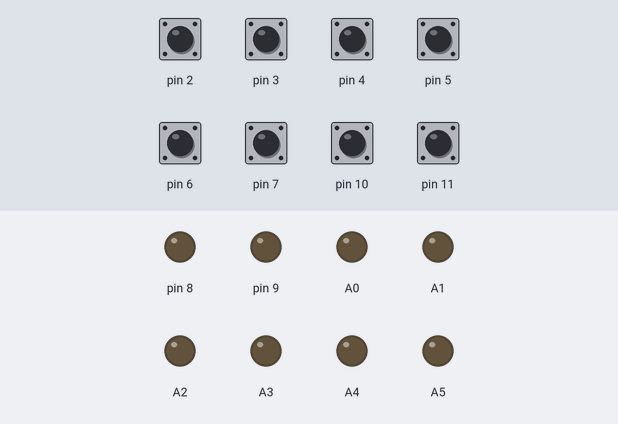
Simulated run of this sketch. Board: Arduino Uno, built with avr-gcc and run on an emulated ATmega328P. Shown: output pins drawn as LEDs (lit = HIGH). The inputs (shaded band) are chosen by the test bench; at power-on: pin 2–7, pin 10, pin 11 HIGH.

Above: at 1.2 s.
1.3 s: pin 2 pulled LOW for 0.15 s
At 1.37 s:
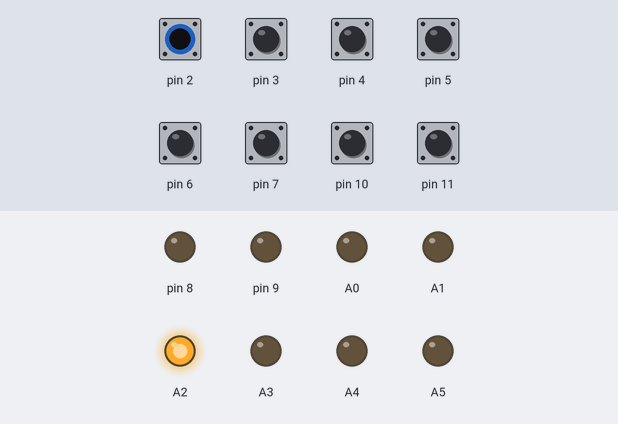
2.9 s: pin 3 pulled LOW for 0.15 s
At 2.97 s:
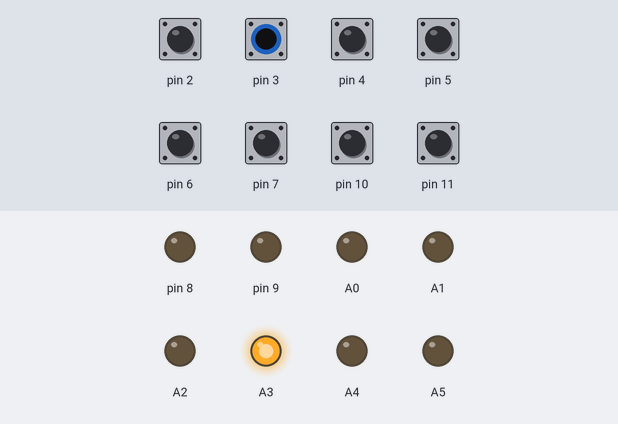
4.5 s: pin 4 pulled LOW for 0.15 s
At 4.57 s:
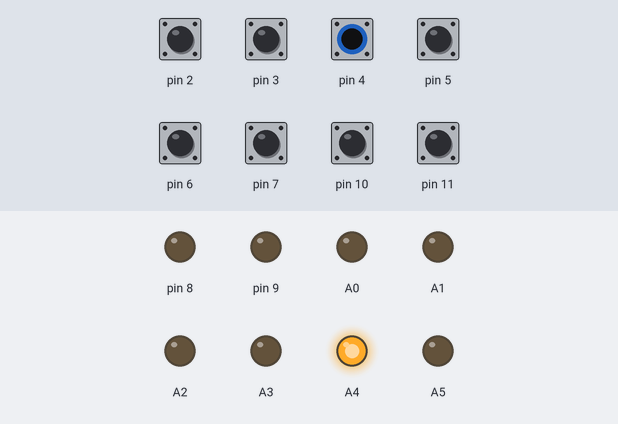
6.1 s: pin 5 pulled LOW for 0.15 s
At 6.17 s:
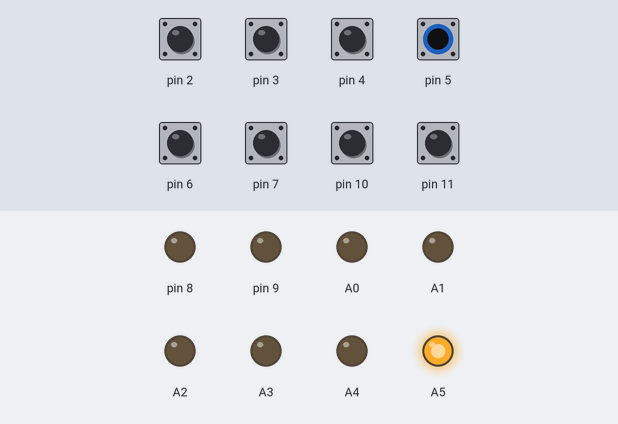
7.7 s: pin 6 pulled LOW for 0.15 s
At 7.77 s:
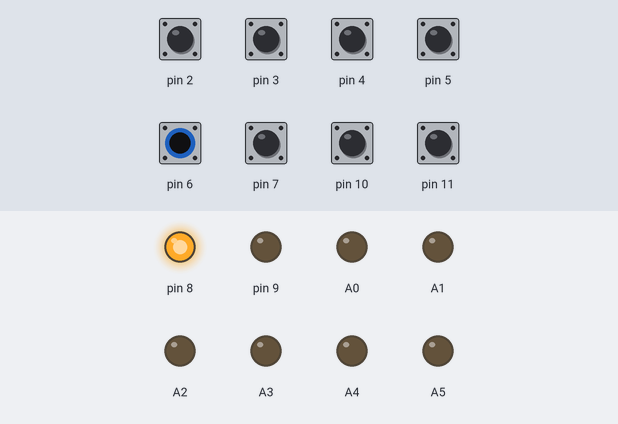
9.3 s: pin 7 pulled LOW for 0.15 s
At 9.37 s:
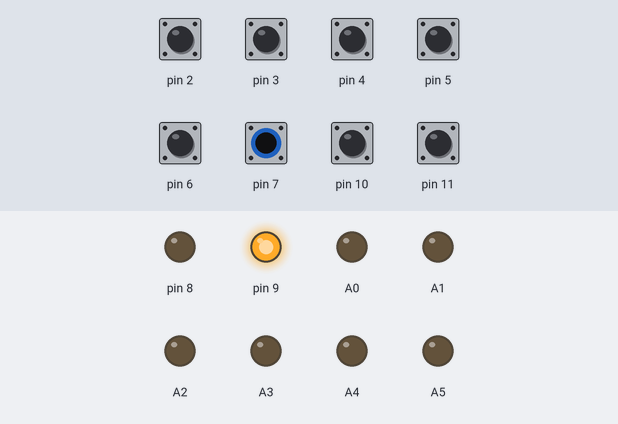
Timing chart, 0 to 11.9 s (numbered marks = the images above; inputs shaded):
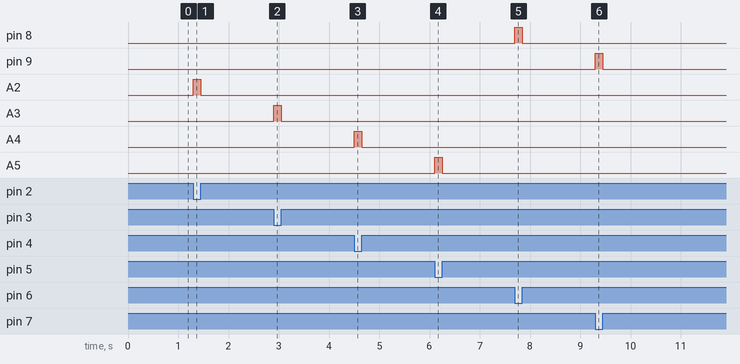

The sketch:

zaluzie_1np.ino
```cpp
#include <shutter_unit.h>
#include <platform_arduino.h>
#include <bus_pins_uno.h>

const int PressedTimeoutMs = 1200;       // za jak dlouho od stisku udalost PRESSED
const unsigned long PullTimeMs = 60000;  // za jak dlouho sjede / vyjede žaluzie
const unsigned long OpenTimeMs =   500;  // potřebný čas na pootevření žaluzie sjeté dolů

// zapnuti vypisu stavoveho automatu (Arduino serial port, PC consola)
#define DEBUG_STATE_MACHINE


// Obyvak leve jizni okno
PlatformIf::Pinout zapojeniObyvakVlevo(
	BusDigital10Pin::D10,
	BusDigital10Pin::D11,
	BusAnalog::A0,
	BusAnalog::A1
);

// Obyvak prave jizni okno
PlatformIf::Pinout zapojeniObyvakVpravo(
	BusDigital8Pin::D02,
	BusDigital8Pin::D03,
	BusAnalog::A2,
	BusAnalog::A3
);

// Obyvak smer terasa
PlatformIf::Pinout zapojeniObyvakTerasa(
	BusDigital8Pin::D04,
	BusDigital8Pin::D05,
	BusAnalog::A4,
	BusAnalog::A5
);

PlatformIf::Pinout zapojeniPracovna(
	BusDigital8Pin::D06,
	BusDigital8Pin::D07,
	BusDigital10Pin::D08,
	BusDigital10Pin::D09
);

PlatformArduino * platformObyvakVlevo = new PlatformArduino(zapojeniObyvakVlevo);
PlatformArduino * platformObyvakVpravo = new PlatformArduino(zapojeniObyvakVpravo);
PlatformArduino * platformObyvakTerasa = new PlatformArduino(zapojeniObyvakTerasa);
PlatformArduino * platformPracovna = new PlatformArduino(zapojeniPracovna);


ShutterUnit zaluzieObyvakVlevo(platformObyvakVlevo, PressedTimeoutMs, PullTimeMs, OpenTimeMs, 0);
ShutterUnit zaluzieObyvakVpravo(platformObyvakVpravo, PressedTimeoutMs, PullTimeMs, OpenTimeMs, 1);
ShutterUnit zaluzieObyvakTerasa(platformObyvakTerasa, PressedTimeoutMs, PullTimeMs, OpenTimeMs, 2);
ShutterUnit zaluziePracovna(platformPracovna, PressedTimeoutMs, PullTimeMs, OpenTimeMs, 3);


void setup() {

#ifdef DEBUG_STATE_MACHINE
#ifdef ARDUINO
    // POZOR: zapisuje do vstupů D00 a D01
    Serial.begin(9600);  // debug prints inside
#endif
#endif

  	zaluzieObyvakVlevo.Setup();
	zaluzieObyvakVpravo.Setup();
	zaluzieObyvakTerasa.Setup();
	zaluziePracovna.Setup();

}


void loop() {

	zaluzieObyvakVlevo.Loop();
	zaluzieObyvakVpravo.Loop();
	zaluzieObyvakTerasa.Loop();
	zaluziePracovna.Loop();
}
```

Measured:
- after the input at 1.3 s, A2: LOW → HIGH at once, → LOW 0.15 s later
- after the input at 2.9 s, A3: LOW → HIGH at once, → LOW 0.15 s later
- after the input at 4.5 s, A4: LOW → HIGH at once, → LOW 0.15 s later
- after the input at 6.1 s, A5: LOW → HIGH at once, → LOW 0.15 s later
- after the input at 7.7 s, pin 8: LOW → HIGH at once, → LOW 0.15 s later
- after the input at 9.3 s, pin 9: LOW → HIGH at once, → LOW 0.15 s later
